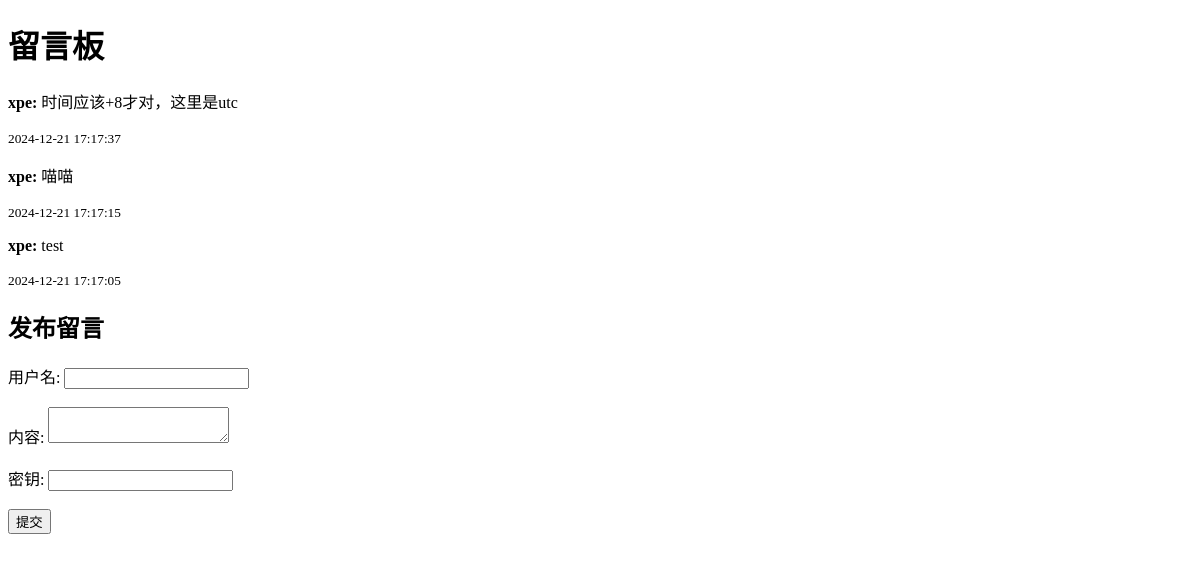
Before: / with the older database file.
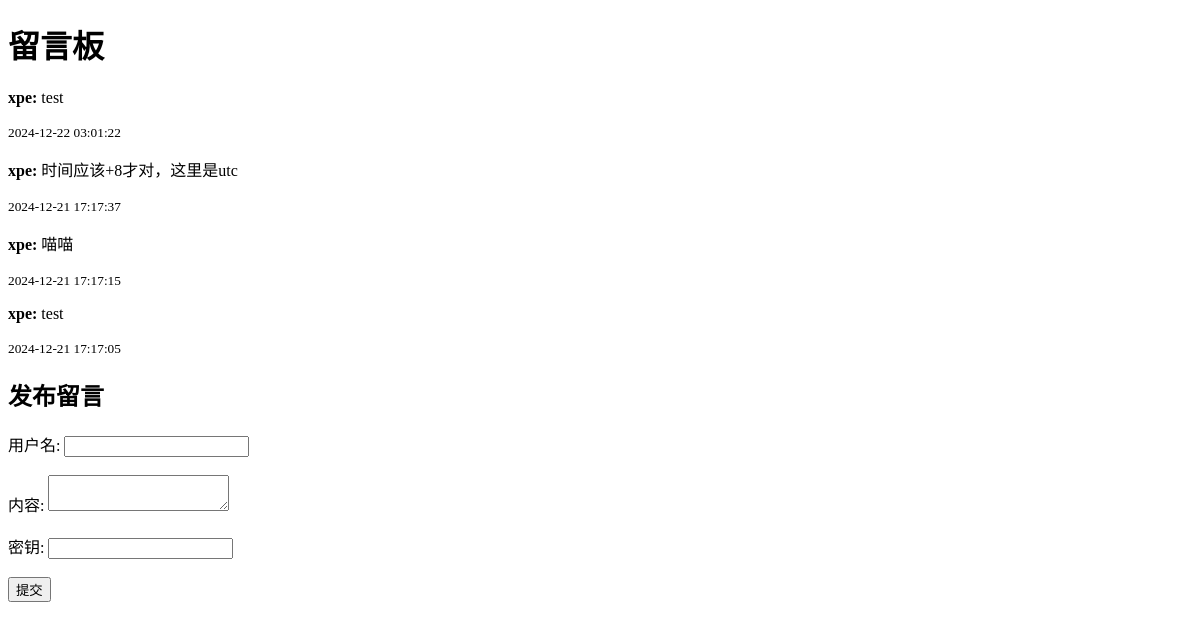
After: the same page with the newer database file.
### tables this page shows
CREATE TABLE messages (
                                    id INTEGER PRIMARY KEY AUTOINCREMENT,
                                                username TEXT,
                                                            content TEXT,
                                                                        created_at TIMESTAMP DEFAULT CURRENT_TIMESTAMP
                                                                                );

### app.py (the view)
@app.route('/')
def index():
        conn = get_db_connection()
        messages = conn.execute('SELECT * FROM messages ORDER BY created_at DESC').fetchall()
        conn.close()
        return render_template('index.html', messages=messages)

### app.py (called while the page is built)
def get_db_connection():
        conn = sqlite3.connect('messages.db')
        conn.row_factory = sqlite3.Row  # 让查询结果像字典一样访问
        return conn

### templates/index.html (shortened to what this page needs)
<!DOCTYPE html>
<html>
<head>
<link rel="stylesheet" href="{{ url_for('static', filename='style.css') }}">
</head>
<body>
<h1>留言板</h1>
<div id="messages">
{% for message in messages %}
<div class="message">
<p><strong>{{ message.username or 'Anonymous' }}:</strong> {{ message.content }}</p>
<small>{{ message.created_at }}</small></div>
{% endfor %}</div>
<h2>发布留言</h2>
<form action="{{ url_for('add_message') }}" method="post">
	<label for="username">用户名:</label>
	<input type="text" id="username" name="username"><br><br>
	<label for="content">内容:</label>
	<textarea id="content" name="content" required></textarea><br><br>
	<label for="key">密钥:</label>
	<input type="text" id="key" name="key"><br><br>
	<button type="submit">提交</button>
</form>
</body>
</html>

Changed rows visible on the page:
added messages: username "xpe", content "test", created_at "2024-12-22 03:01:22"
